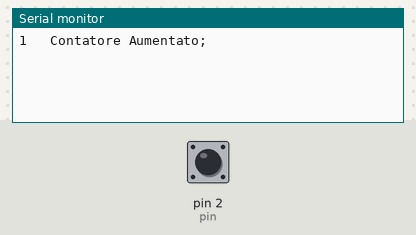
Simulated run of this sketch. Board: Arduino Uno, built with avr-gcc and run on an emulated ATmega328P. On the bench: the last lines printed to the serial monitor. The test bench sets the inputs (shaded band); at power-on: pin 2 (pin) HIGH.

Above: at 1.2 s.
1.3 s: pin 2 (pin) pulled LOW for 0.15 s
At 1.9 s:
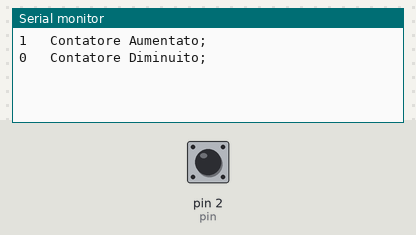
2.9 s: pin 2 (pin) pulled LOW for 1 s
5.4 s: pin 2 (pin) pulled LOW for 0.15 s
At 5.83 s:
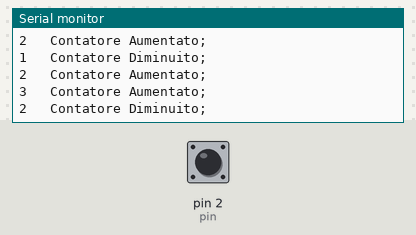
Timing chart, 0 to 8.4 s (numbered marks = the images above; inputs shaded):
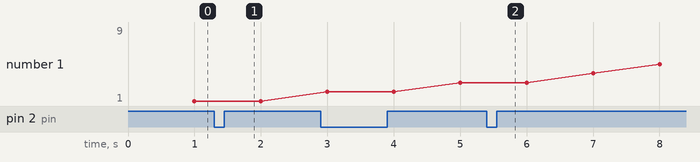

The sketch:

IncrDecr.ino
```cpp
/***********************************************************************
*@Author Gazi Adnan Latif
*@date 15/03/2017
*@Brief Uso della funzione 'Interrupt'. Alternanza incremento-decremento.
************************************************************************/

int pin = 2;
int contatore = 0;

void setup() {
  Serial.begin(9600);
  pinMode(pin, INPUT_PULLUP);
  attachInterrupt(digitalPinToInterrupt(pin), decremento, RISING); //cambio di stato del pin.
}

void loop() {
  delay(1000);
  contatore++; //incremento ad ogni loop.
  Serial.print(contatore);
  Serial.println("   Contatore Aumentato;");
}

void decremento() {
  contatore--; //decremento per ogni pressione sul pulsante.
  Serial.print(contatore);
  Serial.println("   Contatore Diminuito;");
}
```

Measured:
- after the input at 1.3 s, the serial monitor: prints a new line after 0.15 s (image 1)
- after the input at 5.4 s, the serial monitor: prints a new line after 0.15 s (image 2)
